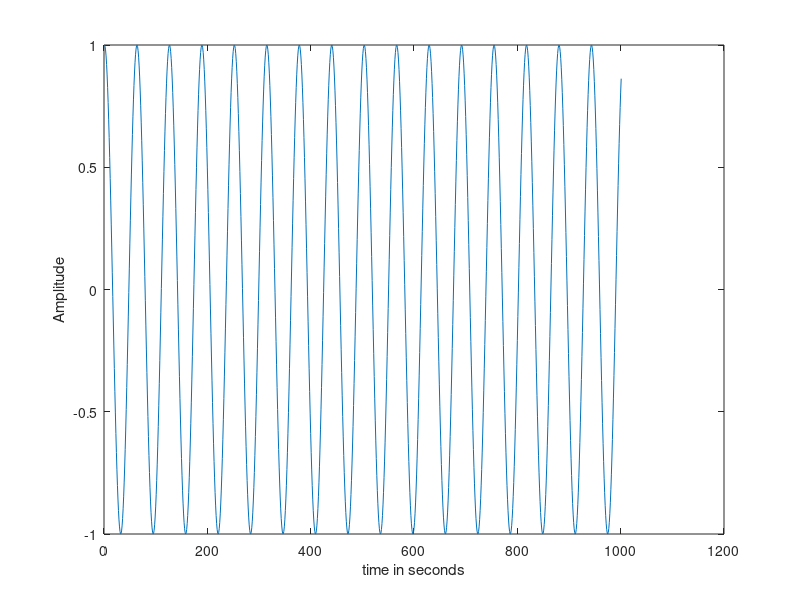

Write MATLAB code to recreate this figure.
clc;
clear all; 
close all;

% Name of developer: Shwetha A.
% Name of the company: Think Soft Research & Information Technologies;
% Program Name:Plot of Cosine wave;
% Date: Feb 8, 2019;
% Time: 1:25PM;

x = 0:0.1:100;
y = cos(x);

plot(y);
xlabel('time in seconds');
ylabel('Amplitude');
